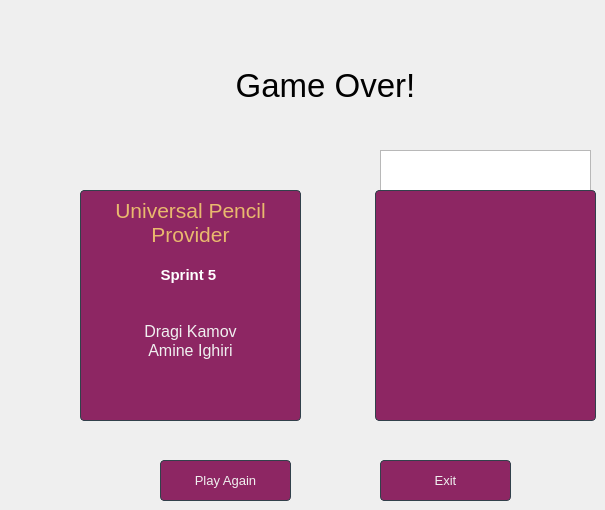
    <widget class="QWidget" name="page2">
     <widget class="QLabel" name="gameOverText">
      <property name="geometry">
       <rect>
        <x>210</x>
        <y>50</y>
        <width>231</width>
        <height>71</height>
       </rect>
      </property>
      <property name="font">
       <font>
        <pointsize>25</pointsize>
       </font>
      </property>
      <property name="text">
       <string>Game Over!</string>
      </property>
      <property name="alignment">
       <set>Qt::AlignCenter</set>
      </property>
     </widget>
     <widget class="QTextBrowser" name="names_1">
      <property name="geometry">
       <rect>
        <x>80</x>
        <y>190</y>
        <width>221</width>
        <height>231</height>
       </rect>
      </property>
      <property name="styleSheet">
       <string notr="true">   background-color: #8d2663;	
	border: 1px solid #32414B;
	color: #F0F0F0;
	font-size: 13px;
     border-radius: 4px;
    padding: 3px;
    outline: none;</string>
      </property>
      <property name="html">
       <string>&lt;!DOCTYPE HTML PUBLIC &quot;-//W3C//DTD HTML 4.0//EN&quot; &quot;http://www.w3.org/TR/REC-html40/strict.dtd&quot;&gt;
&lt;html&gt;&lt;head&gt;&lt;meta name=&quot;qrichtext&quot; content=&quot;1&quot; /&gt;&lt;style type=&quot;text/css&quot;&gt;
p, li { white-space: pre-wrap; }
&lt;/style&gt;&lt;/head&gt;&lt;body style=&quot; font-family:'Ubuntu'; font-size:13px; font-weight:400; font-style:normal;&quot;&gt;
&lt;p align=&quot;center&quot; style=&quot; margin-top:0px; margin-bottom:0px; margin-left:0px; margin-right:0px; -qt-block-indent:0; text-indent:0px;&quot;&gt;&lt;span style=&quot; font-size:16pt; color:#e9b96e;&quot;&gt;Universal Pencil Provider&lt;/span&gt;&lt;/p&gt;
&lt;p align=&quot;center&quot; style=&quot;-qt-paragraph-type:empty; margin-top:0px; margin-bottom:0px; margin-left:0px; margin-right:0px; -qt-block-indent:0; text-indent:0px; font-size:12pt; font-weight:600; color:#ffffff;&quot;&gt;&lt;br /&gt;&lt;/p&gt;
&lt;p align=&quot;center&quot; style=&quot; margin-top:0px; margin-bottom:0px; margin-left:0px; margin-right:0px; -qt-block-indent:0; text-indent:0px;&quot;&gt;&lt;span style=&quot; font-size:11pt; font-weight:600; color:#ffffff;&quot;&gt;Sprint 5 &lt;/span&gt;&lt;/p&gt;
&lt;p align=&quot;center&quot; style=&quot;-qt-paragraph-type:empty; margin-top:0px; margin-bottom:0px; margin-left:0px; margin-right:0px; -qt-block-indent:0; text-indent:0px; font-size:12pt; font-weight:600; color:#ffffff;&quot;&gt;&lt;br /&gt;&lt;/p&gt;
&lt;p align=&quot;center&quot; style=&quot;-qt-paragraph-type:empty; margin-top:0px; margin-bottom:0px; margin-left:0px; margin-right:0px; -qt-block-indent:0; text-indent:0px; font-size:12pt; font-weight:600; color:#ffffff;&quot;&gt;&lt;br /&gt;&lt;/p&gt;
&lt;p align=&quot;center&quot; style=&quot; margin-top:0px; margin-bottom:0px; margin-left:0px; margin-right:0px; -qt-block-indent:0; text-indent:0px;&quot;&gt;&lt;span style=&quot; font-size:12pt;&quot;&gt;Dragi Kamov&lt;/span&gt;&lt;/p&gt;
&lt;p align=&quot;center&quot; style=&quot; margin-top:0px; margin-bottom:0px; margin-left:0px; margin-right:0px; -qt-block-indent:0; text-indent:0px;&quot;&gt;&lt;span style=&quot; font-size:12pt;&quot;&gt;Amine Ighiri&lt;/span&gt;&lt;/p&gt;&lt;/body&gt;&lt;/html&gt;</string>
      </property>
     </widget>
     <widget class="QTextBrowser" name="highScoreText_1">
      <property name="geometry">
       <rect>
        <x>380</x>
        <y>150</y>
        <width>211</width>
        <height>41</height>
       </rect>
      </property>
      <property name="html">
       <string>&lt;!DOCTYPE HTML PUBLIC &quot;-//W3C//DTD HTML 4.0//EN&quot; &quot;http://www.w3.org/TR/REC-html40/strict.dtd&quot;&gt;
&lt;html&gt;&lt;head&gt;&lt;meta name=&quot;qrichtext&quot; content=&quot;1&quot; /&gt;&lt;style type=&quot;text/css&quot;&gt;
p, li { white-space: pre-wrap; }
&lt;/style&gt;&lt;/head&gt;&lt;body style=&quot; font-family:'Ubuntu'; font-size:11pt; font-weight:400; font-style:normal;&quot;&gt;
&lt;p align=&quot;center&quot; style=&quot; margin-top:0px; margin-bottom:0px; margin-left:0px; margin-right:0px; -qt-block-indent:0; text-indent:0px;&quot;&gt;&lt;span style=&quot; font-family:'Cantarell'; font-size:16pt; font-weight:600; color:#ffffff;&quot;&gt;High Scores&lt;/span&gt;&lt;/p&gt;&lt;/body&gt;&lt;/html&gt;</string>
      </property>
     </widget>
     <widget class="QTextBrowser" name="highScoreBoard_1">
      <property name="geometry">
       <rect>
        <x>375</x>
        <y>190</y>
        <width>221</width>
        <height>231</height>
       </rect>
      </property>
      <property name="styleSheet">
       <string notr="true">   background-color: #8d2663;	
	border: 1px solid #32414B;
	color: #F0F0F0;
	font-size: 13px;
     border-radius: 4px;
    padding: 3px;
    outline: none;</string>
      </property>
      <property name="html">
       <string>&lt;!DOCTYPE HTML PUBLIC &quot;-//W3C//DTD HTML 4.0//EN&quot; &quot;http://www.w3.org/TR/REC-html40/strict.dtd&quot;&gt;
&lt;html&gt;&lt;head&gt;&lt;meta name=&quot;qrichtext&quot; content=&quot;1&quot; /&gt;&lt;style type=&quot;text/css&quot;&gt;
p, li { white-space: pre-wrap; }
&lt;/style&gt;&lt;/head&gt;&lt;body style=&quot; font-family:'Ubuntu'; font-size:13px; font-weight:400; font-style:normal;&quot;&gt;
&lt;p style=&quot;-qt-paragraph-type:empty; margin-top:0px; margin-bottom:0px; margin-left:0px; margin-right:0px; -qt-block-indent:0; text-indent:0px;&quot;&gt;&lt;br /&gt;&lt;/p&gt;&lt;/body&gt;&lt;/html&gt;</string>
      </property>
     </widget>
     <widget class="QPushButton" name="playAgain">
      <property name="geometry">
       <rect>
        <x>160</x>
        <y>460</y>
        <width>131</width>
        <height>41</height>
       </rect>
      </property>
      <property name="styleSheet">
       <string notr="true">   background-color: #8d2663;	
	border: 1px solid #32414B;
	color: #F0F0F0;
	font-size: 13px;
     border-radius: 4px;
    padding: 3px;
    outline: none;</string>
      </property>
      <property name="text">
       <string>Play Again</string>
      </property>
     </widget>
     <widget class="QPushButton" name="exitButton">
      <property name="geometry">
       <rect>
        <x>380</x>
        <y>460</y>
        <width>131</width>
        <height>41</height>
       </rect>
      </property>
      <property name="styleSheet">
       <string notr="true">   background-color: #8d2663;	
	border: 1px solid #32414B;
	color: #F0F0F0;
	font-size: 13px;
     border-radius: 4px;
    padding: 3px;
    outline: none;</string>
      </property>
      <property name="text">
       <string>Exit</string>
      </property>
     </widget>
    </widget>
